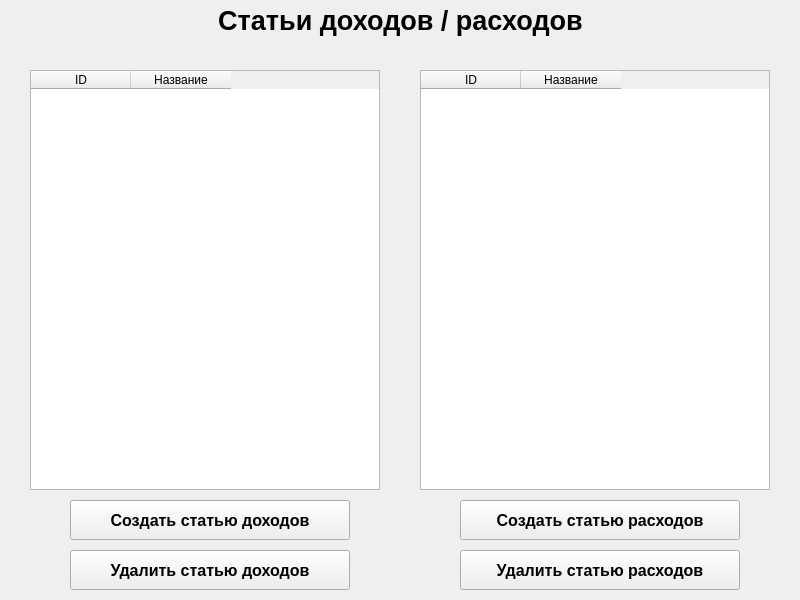
<?xml version="1.0" encoding="UTF-8"?>
<ui version="4.0">
 <class>items_window</class>
 <widget class="QMainWindow" name="items_window">
  <property name="geometry">
   <rect>
    <x>0</x>
    <y>0</y>
    <width>800</width>
    <height>600</height>
   </rect>
  </property>
  <property name="windowTitle">
   <string>MainWindow</string>
  </property>
  <widget class="QWidget" name="centralwidget">
   <widget class="QTableWidget" name="revenue_items_table_widget">
    <property name="geometry">
     <rect>
      <x>30</x>
      <y>70</y>
      <width>350</width>
      <height>420</height>
     </rect>
    </property>
    <column>
     <property name="text">
      <string>ID</string>
     </property>
    </column>
    <column>
     <property name="text">
      <string>Название</string>
     </property>
    </column>
   </widget>
   <widget class="QLabel" name="items_label">
    <property name="geometry">
     <rect>
      <x>0</x>
      <y>0</y>
      <width>801</width>
      <height>40</height>
     </rect>
    </property>
    <property name="font">
     <font>
      <pointsize>20</pointsize>
      <weight>75</weight>
      <bold>true</bold>
     </font>
    </property>
    <property name="text">
     <string>Статьи доходов / расходов</string>
    </property>
    <property name="alignment">
     <set>Qt::AlignCenter</set>
    </property>
   </widget>
   <widget class="QTableWidget" name="cost_items_table_widget">
    <property name="geometry">
     <rect>
      <x>420</x>
      <y>70</y>
      <width>350</width>
      <height>420</height>
     </rect>
    </property>
    <column>
     <property name="text">
      <string>ID</string>
     </property>
    </column>
    <column>
     <property name="text">
      <string>Название</string>
     </property>
    </column>
   </widget>
   <widget class="QPushButton" name="create_revenue_item_button">
    <property name="geometry">
     <rect>
      <x>70</x>
      <y>500</y>
      <width>280</width>
      <height>40</height>
     </rect>
    </property>
    <property name="font">
     <font>
      <pointsize>12</pointsize>
      <weight>75</weight>
      <bold>true</bold>
      <kerning>true</kerning>
     </font>
    </property>
    <property name="text">
     <string>Создать статью доходов</string>
    </property>
   </widget>
   <widget class="QPushButton" name="delete_revenue_item_button">
    <property name="geometry">
     <rect>
      <x>70</x>
      <y>550</y>
      <width>280</width>
      <height>40</height>
     </rect>
    </property>
    <property name="font">
     <font>
      <pointsize>12</pointsize>
      <weight>75</weight>
      <bold>true</bold>
      <kerning>true</kerning>
     </font>
    </property>
    <property name="text">
     <string>Удалить статью доходов</string>
    </property>
   </widget>
   <widget class="QPushButton" name="create_cost_item_button">
    <property name="geometry">
     <rect>
      <x>460</x>
      <y>500</y>
      <width>280</width>
      <height>40</height>
     </rect>
    </property>
    <property name="font">
     <font>
      <pointsize>12</pointsize>
      <weight>75</weight>
      <bold>true</bold>
      <kerning>true</kerning>
     </font>
    </property>
    <property name="text">
     <string>Создать статью расходов</string>
    </property>
   </widget>
   <widget class="QPushButton" name="delete_cost_item_button">
    <property name="geometry">
     <rect>
      <x>460</x>
      <y>550</y>
      <width>280</width>
      <height>40</height>
     </rect>
    </property>
    <property name="font">
     <font>
      <pointsize>12</pointsize>
      <weight>75</weight>
      <bold>true</bold>
      <kerning>true</kerning>
     </font>
    </property>
    <property name="text">
     <string>Удалить статью расходов</string>
    </property>
   </widget>
  </widget>
 </widget>
 <resources/>
 <connections/>
</ui>
